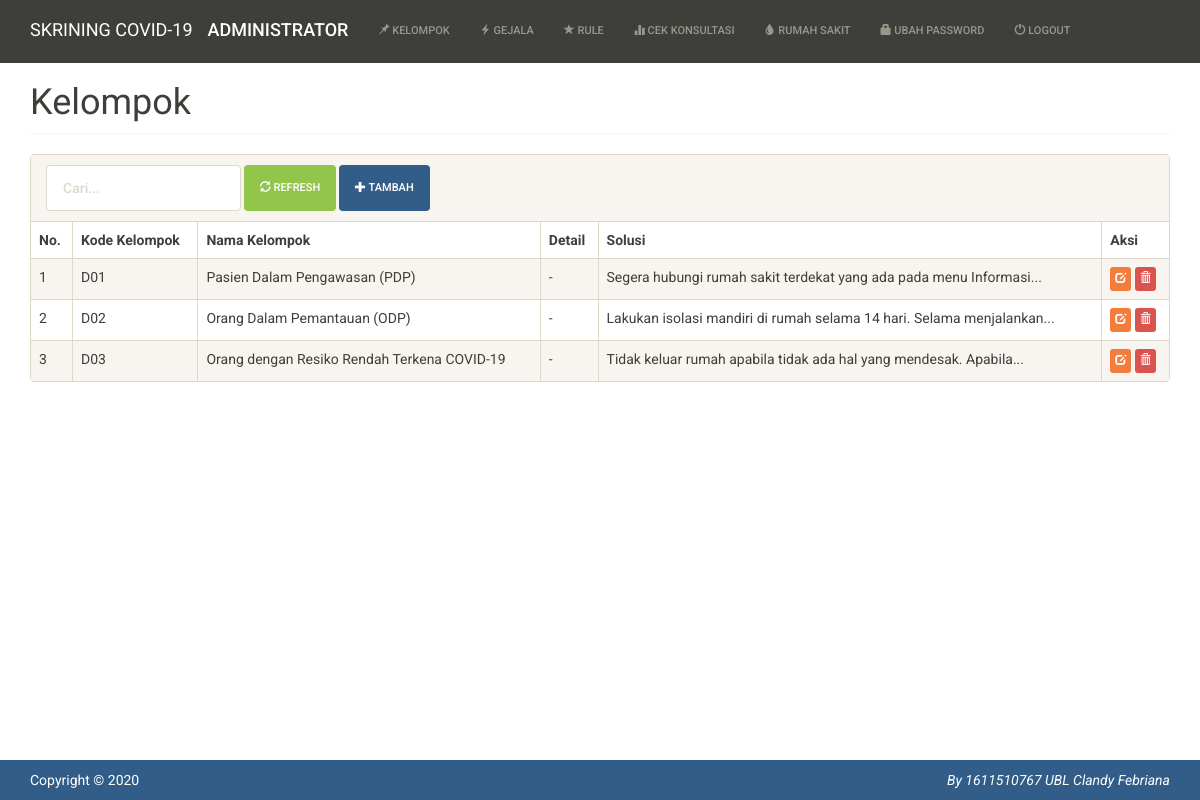
The app's page /index.php?m=kelompok (signed in) with its own data.
### tables this page shows
CREATE TABLE `tb_kelompok` (
  `kode_kelompok` varchar(16) NOT NULL,
  `nama_kelompok` varchar(255) DEFAULT NULL,
  `detail` text DEFAULT NULL,
  `solusi` text DEFAULT NULL
);

### config.php (called while the page is built)
<?php
$config["server"] = 'localhost';
$config["username"] = 'root';
$config["password"] = '';
$config["database_name"] = 'skrining_covid';

### functions.php (called while the page is built, shortened)
<?php
include'config.php';
include'includes/db.php';
$db = new DB($config['server'], $config['username'], $config['password'], $config['database_name']);
include'includes/general.php';
function get_words($str, $limit = 20)
{
    $str = explode(' ', strip_tags($str), $limit + 1);
    if (count($str) <= $limit) {
        return implode(' ', $str);
    } else {
        array_pop($str);
        return implode(' ', $str) . '...';
    }
}

### includes/general.php (called while the page is built, shortened)
<?php
function esc_field($str){
    if (!get_magic_quotes_gpc())
        return addslashes($str);
    else
        return $str;
}

### includes/db.php (called while the page is built, shortened)
<?php
class DB{
    var $conn = null;
    public function __construct($host, $username, $passwd, $dbname){
        $this->conn = mysqli_connect($host, $username, $passwd, $dbname);
    }
    public function query($sql){
        $query = mysqli_query($this->conn, $sql) or die('<pre>Error mysqli_query: ' . mysqli_error($this->conn) . '<br />' . $sql . '</pre>');
        return $query;
    }
    public function get_results($sql){
        $query = $this->query($sql);
        $arr = array();
        while($row = mysqli_fetch_object($query)){
            $arr[] = $row;
        }
        return $arr;
    }
}

### kelompok.php (the view, shortened to what this page needs)
<div class="page-header">
    <h1>Kelompok</h1>
</div>
<div class="panel panel-default">
    <div class="panel-heading">
        <form class="form-inline">
           <div class="form-group">
               <input class="form-control" type="text" placeholder="Cari..." name="q" value="<?= $_GET['q'] ?>" />
           </div>
           <div class="form-group">
                <button class="btn btn-success"><span class="glyphicon glyphicon-refresh"></span> Refresh</button>
            </div>
            <div class="form-group">
                <a class="btn btn-primary" href="?m=kelompok_tambah"><span class="glyphicon glyphicon-plus"></span> Tambah</a>
            </div>
        </form>
    </div>
    <div class="table-responsive">
        <table class="table table-bordered table-hover table-striped">
            <thead>
                <tr class="nw">
                    <th>No.</th>
                    <th>Kode Kelompok</th>
                    <th>Nama Kelompok</th>
                    <th>Detail</th>
                    <th>Solusi</th>
                    <th>Aksi</th>
                </tr>
            </thead>
            <?php
                $q  = esc_field($_GET['q']);
                $rows = $db->get_results("SELECT * FROM tb_kelompok WHERE kode_kelompok LIKE '%$q%' OR nama_kelompok LIKE '%$q%' OR detail LIKE '%$q%' ORDER BY kode_kelompok");
                $no = 0;
                foreach ($rows as $row) : ?>
            <tr>
                <td><?=++$no ?></td>
                <td><?=$row->kode_kelompok?></td>
                <td><?=$row->nama_kelompok?></td>
                <td><?=get_words($row->detail, 10)?></td>
                <td><?=get_words($row->solusi, 10)?></td>
                <td class="nw">
                    <a class="btn btn-xs btn-warning" href="?m=kelompok_ubah&ID=<?=$row->kode_kelompok?>"><span class="glyphicon glyphicon-edit"></span></a>
                    <a class="btn btn-xs btn-danger" href="aksi.php?act=kelompok_hapus&ID=<?=$row->kode_kelompok?>" onclick="return confirm('Hapus data?')"><span class="glyphicon glyphicon-trash"></span></a>
            </tr>
            <?php endforeach;?>
        </table>
    </div>
</div>

### assets/css/general.css (style rules this page uses)
html { position: relative; min-height: 100%; }
body { margin-bottom: 70px; }
.nw { white-space: nowrap; }
.page-header { margin-top: 0; padding-bottom: 0; }
.page-header h1 { margin-top: 0; }

### records on screen
tb_kelompok: kode_kelompok "D01", nama_kelompok "Pasien Dalam Pengawasan (PDP)", detail "-", solusi "Segera hubungi rumah sakit terdekat yang ada pada menu Informasi..."
tb_kelompok: kode_kelompok "D02", nama_kelompok "Orang Dalam Pemantauan (ODP)", detail "-", solusi "Lakukan isolasi mandiri di rumah selama 14 hari. Selama menjalankan..."
tb_kelompok: kode_kelompok "D03", nama_kelompok "Orang dengan Resiko Rendah Terkena COVID-19", detail "-", solusi "Tidak keluar rumah apabila tidak ada hal yang mendesak. Apabila..."
